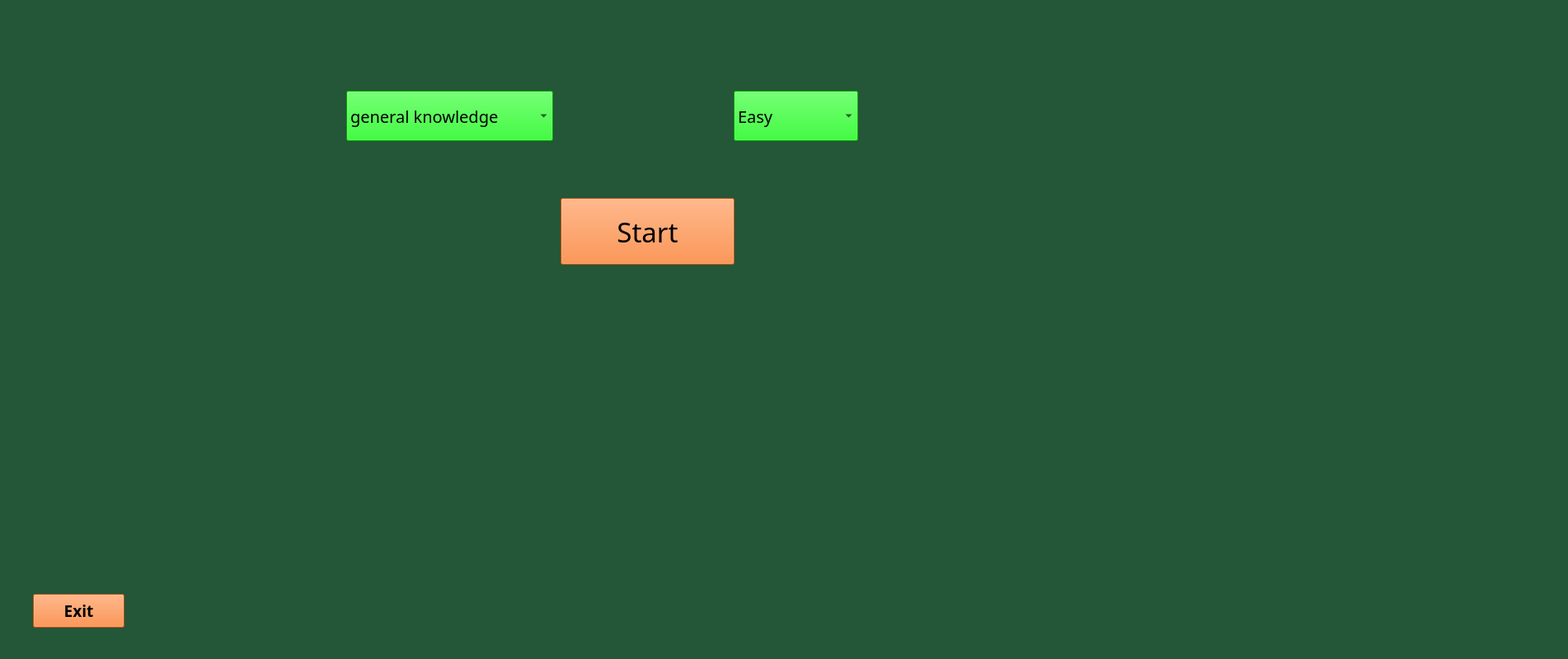
<?xml version="1.0" encoding="UTF-8"?>
<ui version="4.0">
 <class>Two2</class>
 <widget class="QWidget" name="Two2">
  <property name="geometry">
   <rect>
    <x>0</x>
    <y>0</y>
    <width>1902</width>
    <height>799</height>
   </rect>
  </property>
  <property name="windowTitle">
   <string>Form</string>
  </property>
  <property name="styleSheet">
   <string notr="true">background-color: rgb(36, 86, 56);</string>
  </property>
  <widget class="QComboBox" name="comboBox">
   <property name="geometry">
    <rect>
     <x>420</x>
     <y>110</y>
     <width>251</width>
     <height>61</height>
    </rect>
   </property>
   <property name="font">
    <font>
     <family>Gill Sans Ultra Bold Condensed</family>
     <pointsize>15</pointsize>
    </font>
   </property>
   <property name="styleSheet">
    <string notr="true">background-color: rgb(0, 239, 0);</string>
   </property>
   <property name="editable">
    <bool>false</bool>
   </property>
   <property name="currentText">
    <string>general knowledge</string>
   </property>
   <property name="sizeAdjustPolicy">
    <enum>QComboBox::AdjustToContentsOnFirstShow</enum>
   </property>
   <item>
    <property name="text">
     <string>general knowledge</string>
    </property>
   </item>
   <item>
    <property name="text">
     <string>history</string>
    </property>
   </item>
   <item>
    <property name="text">
     <string>book</string>
    </property>
   </item>
   <item>
    <property name="text">
     <string>film</string>
    </property>
   </item>
   <item>
    <property name="text">
     <string>music</string>
    </property>
   </item>
   <item>
    <property name="text">
     <string>art</string>
    </property>
   </item>
   <item>
    <property name="text">
     <string>computers</string>
    </property>
   </item>
   <item>
    <property name="text">
     <string>sports</string>
    </property>
   </item>
  </widget>
  <widget class="QPushButton" name="exit">
   <property name="geometry">
    <rect>
     <x>40</x>
     <y>720</y>
     <width>111</width>
     <height>41</height>
    </rect>
   </property>
   <property name="font">
    <font>
     <family>Gill Sans MT Condensed</family>
     <pointsize>14</pointsize>
     <bold>true</bold>
    </font>
   </property>
   <property name="cursor">
    <cursorShape>PointingHandCursor</cursorShape>
   </property>
   <property name="styleSheet">
    <string notr="true">background-color: rgb(255, 116, 24);</string>
   </property>
   <property name="text">
    <string>Exit</string>
   </property>
  </widget>
  <widget class="QComboBox" name="comboBox_2">
   <property name="geometry">
    <rect>
     <x>890</x>
     <y>110</y>
     <width>151</width>
     <height>61</height>
    </rect>
   </property>
   <property name="font">
    <font>
     <family>Gill Sans Ultra Bold Condensed</family>
     <pointsize>15</pointsize>
    </font>
   </property>
   <property name="cursor">
    <cursorShape>PointingHandCursor</cursorShape>
   </property>
   <property name="styleSheet">
    <string notr="true">background-color: rgb(0, 239, 0);</string>
   </property>
   <property name="editable">
    <bool>false</bool>
   </property>
   <property name="currentText">
    <string notr="true">Easy</string>
   </property>
   <property name="duplicatesEnabled">
    <bool>false</bool>
   </property>
   <item>
    <property name="text">
     <string>Easy</string>
    </property>
   </item>
   <item>
    <property name="text">
     <string>Medium</string>
    </property>
   </item>
   <item>
    <property name="text">
     <string>Hard</string>
    </property>
   </item>
  </widget>
  <widget class="QPushButton" name="exit_2">
   <property name="geometry">
    <rect>
     <x>680</x>
     <y>240</y>
     <width>211</width>
     <height>81</height>
    </rect>
   </property>
   <property name="font">
    <font>
     <family>Gill Sans Ultra Bold Condensed</family>
     <pointsize>25</pointsize>
     <bold>false</bold>
    </font>
   </property>
   <property name="cursor">
    <cursorShape>PointingHandCursor</cursorShape>
   </property>
   <property name="styleSheet">
    <string notr="true">background-color: rgb(255, 116, 24);</string>
   </property>
   <property name="text">
    <string>Start</string>
   </property>
  </widget>
 </widget>
 <resources/>
 <connections/>
</ui>
